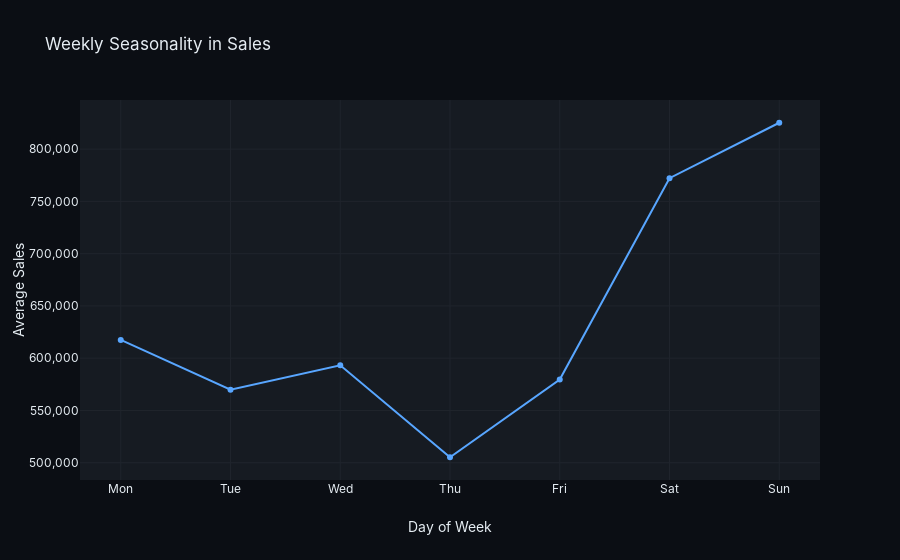

Notebook code cell kept with this figure:
### Code cell
# Extract day of the week from the date (Monday=0, Sunday=6)
daily_sales["day_of_week"] = daily_sales["date"].dt.dayofweek

# Aggregate sales by day of the week
weekly_sales = daily_sales.groupby("day_of_week")["unit_sales"].mean().reset_index()

fig = px.line(
    weekly_sales,
    x="day_of_week",
    y="unit_sales",
    markers=True,
    title="Weekly Seasonality in Sales",
)

fig.update_layout(
    xaxis_title="Day of Week",
    yaxis_title="Average Sales",
    xaxis={
        "tickmode": "array",
        "tickvals": list(range(7)),
        "ticktext": ["Mon", "Tue", "Wed", "Thu", "Fri", "Sat", "Sun"],
    },
)

# ✔️ Fix für große Zahlen (lesbare Achse)
fig.update_yaxes(
    tickformat=",.0f",
    exponentformat="none",
    showexponent="none",
)

fig.show()

### Figure 1 — Plotly figure (JSON) as saved in the notebook; plotly's stock layout.template omitted (floating-point values rounded to 4 significant figures)
{"data": [{"hovertemplate": "day_of_week=%{x}<br>unit_sales=%{y}<extra></extra>", "legendgroup": "", "line": {"color": "#58A6FF", "dash": "solid"}, "marker": {"symbol": "circle"}, "mode": "lines+markers", "name": "", "orientation": "v", "showlegend": false, "type": "scatter", "x": [0, 1, 2, 3, 4, 5, 6], "xaxis": "x", "y": [617500.0, 569900.0, 593200.0, 505300.0, 579600.0, 772100.0, 825200.0], "yaxis": "y"}], "layout": {"legend": {"tracegroupgap": 0}, "title": {"text": "Weekly Seasonality in Sales"}, "xaxis": {"anchor": "y", "domain": [0, 1], "tickmode": "array", "ticktext": ["Mon", "Tue", "Wed", "Thu", "Fri", "Sat", "Sun"], "tickvals": [0, 1, 2, 3, 4, 5, 6], "title": {"text": "Day of Week"}}, "yaxis": {"anchor": "x", "domain": [0, 1], "exponentformat": "none", "showexponent": "none", "tickformat": ",.0f", "title": {"text": "Average Sales"}}}}
